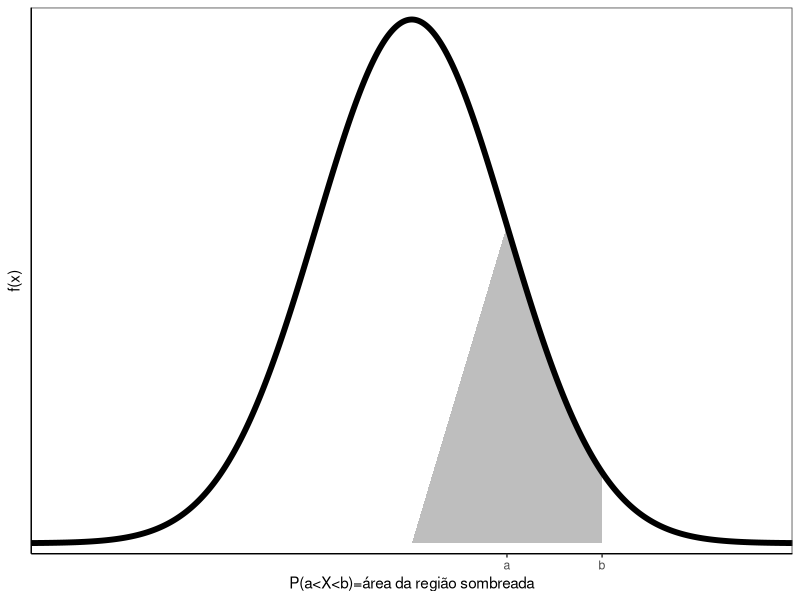
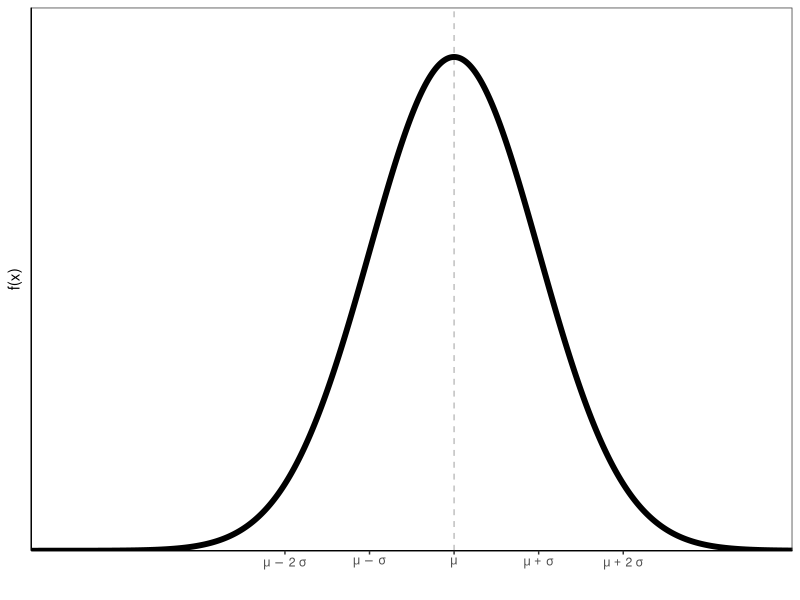

Recreate these plots in R, in order.
## ---- chunk 1
options(OutDec= ",")
library(ggplot2)
library(dplyr)
s = seq(-5,5,by=0.01)
df = data.frame(x=(s),y=dnorm(s)) %>% 
         mutate(ab = ifelse(x >= 1 & x<=2, x, 0))
ggplot(df, aes(x,y))+
  # geom_function(fun=dnorm, col="blue", size=2)+
  geom_area(mapping = aes(x = ab, y=y), fill = "gray")+
  geom_line(size=2)+
  scale_x_continuous(expand = c(0, 0), limits=c(-4,4), 
                     breaks=c(1,2),
                     labels=c("a","b"))+
  scale_y_continuous(expand = c(0.02, 0), limits=c(0,.4))+
  theme_bw()+
  theme(legend.position = "none",
        panel.grid.major = element_blank(), panel.grid.minor = element_blank(),
        panel.background = element_blank(), 
        axis.line = element_line(colour = "black"),
        axis.ticks.y = element_blank(),
        axis.text.y = element_blank())+
  labs(y="f(x)", x="P(a<X<b)=área da região sombreada")
options(OutDec= ".")
## ---- chunk 2
options(OutDec= ",")
library(ggplot2)
library(dplyr)

mu <-10
sigma<-2
s = seq(mu-10*sigma,mu+10*sigma,by=0.01)
df = data.frame(x=(s),y=dnorm(s,mu,sigma))
ggplot(df, aes(x,y))+
  geom_vline(xintercept = mu, linetype="dashed", color="gray")+
  geom_line(size=2)+
  scale_x_continuous(expand = c(0, 0), limits=c(0, mu+4*sigma),
                     breaks=c(mu-2*sigma, mu-sigma,mu,mu+sigma, mu+2*sigma),
                     labels=c(expression(mu~-~2~sigma),
                              expression(mu~-~sigma),
                              expression(mu),
                              expression(mu~+~sigma),
                              expression(mu~+~2~sigma)))+
  scale_y_continuous(expand = c(0, 0), limits=c(0,max(df$y)*1.1))+
  theme_bw()+
  theme(legend.position = "none",
        panel.grid.major = element_blank(), panel.grid.minor = element_blank(),
        panel.background = element_blank(), 
        axis.line = element_line(colour = "black"),
        axis.ticks.y = element_blank(),
        axis.text.y = element_blank())+
  labs(y="f(x)", x="")
options(OutDec= ".")
